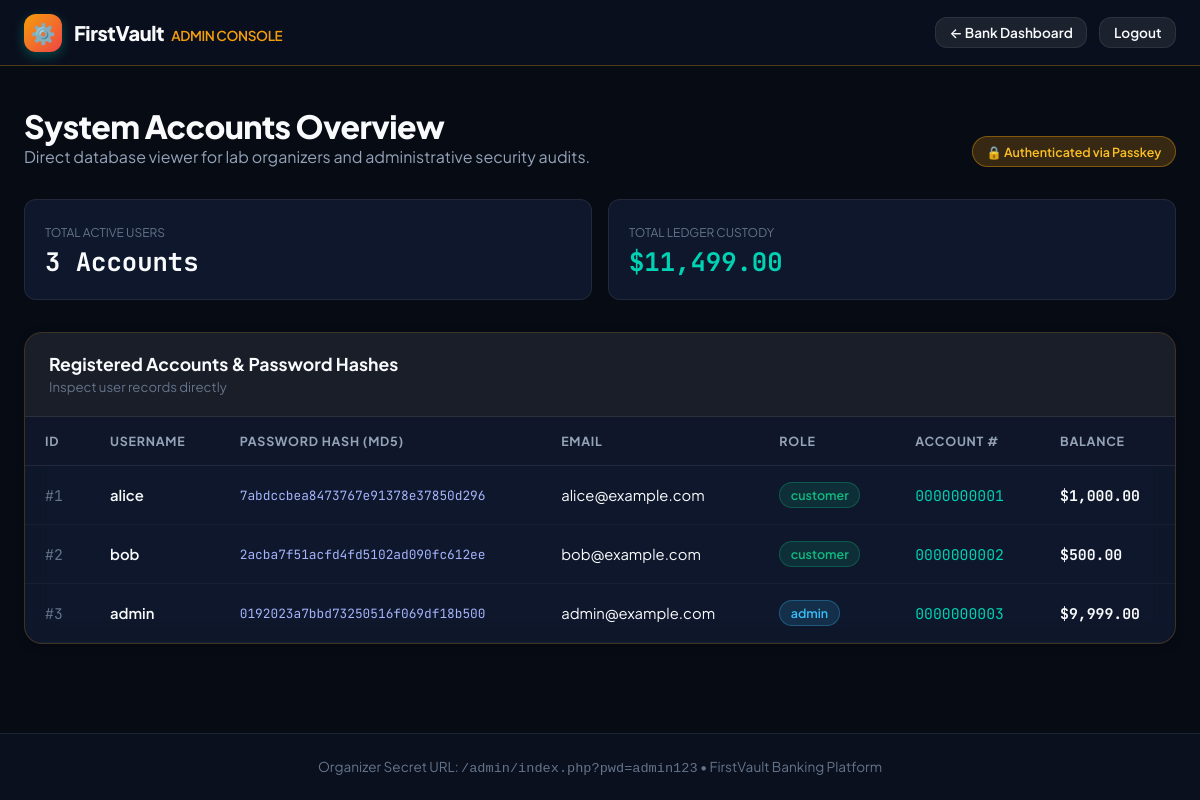
The page /admin/index.php?pwd=admin123 (signed in) on the database its author committed.
### tables this page shows
CREATE TABLE IF NOT EXISTS users (
    id INT AUTO_INCREMENT PRIMARY KEY,
    username VARCHAR(50) NOT NULL UNIQUE,
    password CHAR(32) NOT NULL,  
    email VARCHAR(100),
    phone VARCHAR(20),
    address VARCHAR(255) DEFAULT '',
    account_number VARCHAR(20) NOT NULL UNIQUE,
    balance DECIMAL(10,2) NOT NULL DEFAULT 1000.00,
    role VARCHAR(20) NOT NULL DEFAULT 'customer'
);

### admin/index.php (the view, shortened to what this page needs)
<?php
require_once __DIR__ . '/../includes/db.php';
$res = $mysqli->query('SELECT id, username, password, email, role, account_number, balance FROM users ORDER BY id ASC');
$totalDeposits = 0;
$userList = [];
while ($row = $res->fetch_assoc()) {
    $userList[] = $row;
    $totalDeposits += floatval($row['balance']);
}
?>
<!DOCTYPE html>
<html lang="en">
<head>
    <link rel="stylesheet" href="../css/style.css">
</head>
<body style="background:#070b14;">
<header class="main-header" style="border-bottom: 1px solid rgba(245, 158, 11, 0.3);">
    <div class="nav-container">
        <div class="brand-logo">
            <span class="brand-icon" style="background: linear-gradient(135deg, #f59e0b, #ef4444);">⚙️</span>
            <span>FirstVault <span style="color:#f59e0b;font-weight:600;font-size:0.85rem;margin-left:0.25rem;">ADMIN CONSOLE</span></span>
        </div>
        <div style="display:flex; gap:0.75rem;">
            <a href="../dashboard.php" class="btn btn-secondary" style="padding:0.4rem 0.85rem;font-size:0.85rem;">← Bank Dashboard</a>
            <a href="../logout.php" class="btn btn-secondary" style="padding:0.4rem 0.85rem;font-size:0.85rem;">Logout</a>
        </div>
    </div>
</header>
<main class="main-content">
    <div style="display: flex; justify-content: space-between; align-items: flex-end; margin-bottom: 2rem; flex-wrap: wrap; gap: 1rem;">
        <div>
            <h1 style="font-size: 2rem; font-weight: 800; letter-spacing: -0.02em;">System Accounts Overview</h1>
            <p style="color: var(--text-secondary);">Direct database viewer for lab organizers and administrative security audits.</p>
        </div>
        <span class="badge" style="background: rgba(245, 158, 11, 0.2); color: #fbbf24; border: 1px solid rgba(245, 158, 11, 0.4); padding: 0.4rem 0.85rem;">
            🔒 Authenticated via Passkey
        </span>
    </div>
    <div style="display: grid; grid-template-columns: repeat(auto-fit, minmax(220px, 1fr)); gap: 1rem; margin-bottom: 2rem;">
        <div style="background: var(--bg-card); border: 1px solid var(--border-subtle); border-radius: var(--radius-md); padding: 1.25rem;">
            <span style="font-size: 0.75rem; color: var(--text-muted); text-transform: uppercase;">Total Active Users</span>
            <div style="font-size: 1.6rem; font-weight: 700; font-family: var(--font-mono); margin-top: 0.25rem;">
                <?= count($userList) ?> Accounts
            </div>
        </div>
        <div style="background: var(--bg-card); border: 1px solid var(--border-subtle); border-radius: var(--radius-md); padding: 1.25rem;">
            <span style="font-size: 0.75rem; color: var(--text-muted); text-transform: uppercase;">Total Ledger Custody</span>
            <div style="font-size: 1.6rem; font-weight: 700; font-family: var(--font-mono); color: var(--accent-teal); margin-top: 0.25rem;">
                $<?= number_format($totalDeposits, 2) ?>
            </div>
        </div>
    </div>
    <div class="table-card" style="border-color: rgba(245, 158, 11, 0.2);">
        <div class="table-header-bar" style="background: rgba(245, 158, 11, 0.05);">
            <div>
                <h3 style="font-size: 1.1rem; font-weight: 700;">Registered Accounts & Password Hashes</h3>
                <span style="color: var(--text-muted); font-size: 0.825rem;">Inspect user records directly</span>
            </div>
        </div>
        <div class="table-responsive">
            <table class="custom-table">
                <thead>
                    <tr>
                        <th>ID</th>
                        <th>Username</th>
                        <th>Password Hash (MD5)</th>
                        <th>Email</th>
                        <th>Role</th>
                        <th>Account #</th>
                        <th>Balance</th>
                    </tr>
                </thead>
                <tbody>
                    <?php foreach ($userList as $u): ?>
                    <tr>
                        <td style="font-family: var(--font-mono); color: var(--text-muted);">#<?= htmlspecialchars($u['id']) ?></td>
                        <td style="font-weight: 600; color: #f8fafc;"><?= htmlspecialchars($u['username']) ?></td>
                        <td style="font-family: var(--font-mono); font-size: 0.8rem; color: #a5b4fc;"><?= htmlspecialchars($u['password']) ?></td>
                        <td><?= htmlspecialchars($u['email'] ?? '—') ?></td>
                        <td>
                            <span class="badge <?= $u['role'] === 'admin' ? 'badge-role' : 'badge-credit' ?>">
                                <?= htmlspecialchars($u['role']) ?>
                            </span>
                        </td>
                        <td style="font-family: var(--font-mono); color: var(--accent-teal);"><?= htmlspecialchars($u['account_number']) ?></td>
                        <td style="font-family: var(--font-mono); font-weight: 700;">$<?= number_format(floatval($u['balance']), 2) ?></td>
                    </tr>
                    <?php endforeach; ?>
                </tbody>
            </table>
        </div>
    </div>
</main>
<footer class="main-footer">
    <p>Organizer Secret URL: <code>/admin/index.php?pwd=admin123</code> &bull; FirstVault Banking Platform</p>
</footer>
</body>
</html>

### css/style.css (style rules this page uses)
:root { --bg-main: #0b1120; --bg-surface: #111a2e; --bg-card: rgba(18, 28, 51, 0.75); --bg-card-hover: rgba(26, 40, 71, 0.85); --border-subtle: rgba(255, 255, 255, 0.08); --border-focus: #00d2b4; --text-primary: #f8fafc; --text-secondary: #94a3b8; --text-muted: #64748b; --accent-teal: #00d2b4; --accent-teal-glow: rgba(0, 210, 180, 0.25); --accent-blue: #38bdf8; --accent-gold: #f59e0b; --accent-red: #ef4444; --accent-green: #10b981; --font-sans: 'Plus Jakarta Sans', -apple-system, BlinkMacSystemFont, "Segoe UI", Roboto, sans-serif; --font-mono: 'JetBrains Mono', monospace; --radius-sm: 6px; --radius-md: 12px; --radius-lg: 18px; --radius-full: 9999px; --shadow-sm: 0 2px 8px rgba(0, 0, 0, 0.25); --shadow-md: 0 8px 30px rgba(0, 0, 0, 0.35); --shadow-glow: 0 0 35px rgba(0, 210, 180, 0.18); --transition: all 0.25s cubic-bezier(0.16, 1, 0.3, 1); }
*, *::before, *::after { margin: 0; padding: 0; box-sizing: border-box; }
body { background-color: var(--bg-main); background-image: radial-gradient(at 0% 0%, rgba(56, 189, 248, 0.12) 0px, transparent 50%), radial-gradient(at 100% 0%, rgba(0, 210, 180, 0.12) 0px, transparent 50%), radial-gradient(at 50% 100%, rgba(15, 23, 42, 0.8) 0px, transparent 100%); background-attachment: fixed; color: var(--text-primary); font-family: var(--font-sans); min-height: 100vh; display: flex; flex-direction: column; -webkit-font-smoothing: antialiased; }
a { color: var(--accent-teal); text-decoration: none; transition: var(--transition); }
.main-header { width: 100%; background: rgba(11, 17, 32, 0.85); backdrop-filter: blur(16px); -webkit-backdrop-filter: blur(16px); border-bottom: 1px solid var(--border-subtle); position: sticky; top: 0; z-index: 100; }
.nav-container { max-width: 1200px; margin: 0 auto; padding: 0.85rem 1.5rem; display: flex; justify-content: space-between; align-items: center; }
.brand-logo { display: flex; align-items: center; gap: 0.75rem; font-size: 1.25rem; font-weight: 800; letter-spacing: -0.02em; color: var(--text-primary); }
.brand-icon { display: inline-flex; align-items: center; justify-content: center; width: 38px; height: 38px; background: linear-gradient(135deg, #00d2b4, #0284c7); border-radius: var(--radius-md); font-size: 1.25rem; box-shadow: 0 4px 12px rgba(0, 210, 180, 0.3); }
.main-content { flex: 1; max-width: 1200px; width: 100%; margin: 0 auto; padding: 2.5rem 1.5rem; }
.btn { display: inline-flex; align-items: center; justify-content: center; gap: 0.5rem; padding: 0.75rem 1.5rem; font-weight: 600; font-size: 0.95rem; border-radius: var(--radius-md); border: none; cursor: pointer; transition: var(--transition); text-decoration: none; }
.btn-secondary { background: rgba(255, 255, 255, 0.08); color: var(--text-primary); border: 1px solid var(--border-subtle); }
.table-card { background: var(--bg-card); border: 1px solid var(--border-subtle); border-radius: var(--radius-lg); overflow: hidden; backdrop-filter: blur(12px); box-shadow: var(--shadow-sm); margin-bottom: 2rem; }
.table-header-bar { padding: 1.25rem 1.5rem; display: flex; justify-content: space-between; align-items: center; border-bottom: 1px solid var(--border-subtle); }
.table-responsive { overflow-x: auto; width: 100%; }
.custom-table { width: 100%; border-collapse: collapse; text-align: left; font-size: 0.925rem; }
.custom-table th { background: rgba(15, 23, 42, 0.8); color: var(--text-secondary); font-size: 0.78rem; font-weight: 700; text-transform: uppercase; letter-spacing: 0.06em; padding: 1rem 1.25rem; border-bottom: 1px solid var(--border-subtle); }
.custom-table td { padding: 1rem 1.25rem; border-bottom: 1px solid rgba(255, 255, 255, 0.04); color: var(--text-primary); }
.badge { display: inline-flex; align-items: center; padding: 0.25rem 0.65rem; border-radius: var(--radius-full); font-size: 0.78rem; font-weight: 600; }
.badge-credit { background: rgba(16, 185, 129, 0.15); color: var(--accent-green); border: 1px solid rgba(16, 185, 129, 0.3); }
.badge-role { background: rgba(56, 189, 248, 0.15); color: var(--accent-blue); border: 1px solid rgba(56, 189, 248, 0.3); }
.main-footer { width: 100%; border-top: 1px solid var(--border-subtle); background: rgba(11, 17, 32, 0.9); padding: 1.5rem 1rem; margin-top: auto; text-align: center; color: var(--text-muted); font-size: 0.85rem; }

### rows shown on the page
users: id "1", username "alice", password "7abdccbea8473767e91378e37850d296", email "alice@example.com", role "customer", account_number "0000000001", balance "1,000.00"
users: id "2", username "bob", password "2acba7f51acfd4fd5102ad090fc612ee", email "bob@example.com", role "customer", account_number "0000000002", balance "500.00"
users: id "3", username "admin", password "0192023a7bbd73250516f069df18b500", email "admin@example.com", role "admin", account_number "0000000003", balance "9,999.00"

### other values the page prints
count($userList) "3"
$totalDeposits "11,499.00"
